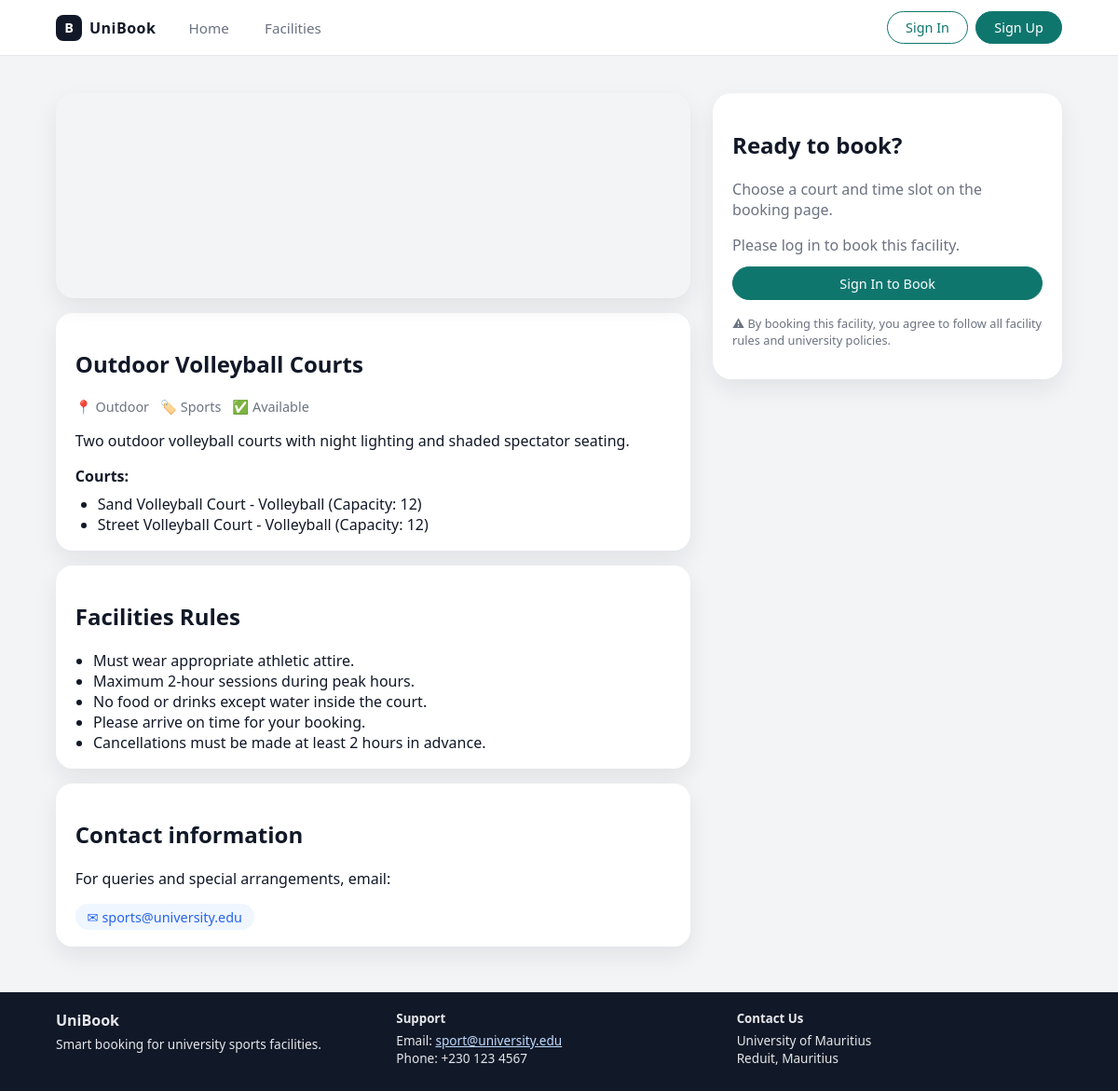
The page /facility/outdoor-volleyball-courts/ on the database its author committed.
### booking_sys/models.py (models this page shows, shortened)
class Facility(models.Model):
    FACILITY_TYPES = [
        ('sports', 'Sports'),
        ('recreation', 'Recreation'),
        ('academic', 'Academic'),
        ('other', 'Other'),
    ]
    FACILITY_STATUS = [
        ('available', 'Available'),
        ('maintenance', 'Under Maintenance'),
        ('closed', 'Closed'),
    ]
    facility_id = models.UUIDField(primary_key=True, default=uuid.uuid4, editable=False)
    facility_name = models.CharField(max_length=200)
    facility_type = models.CharField(max_length=20, choices=FACILITY_TYPES)
    location = models.CharField(max_length=300)
    description = models.TextField(blank=True)
    image_url = models.URLField(blank=True, null=True)
    facility_status = models.CharField(max_length=20, choices=FACILITY_STATUS, default='available')
    likes_count = models.PositiveIntegerField(default=0)

class Court(models.Model):
    COURT_STATUS = [
        ('available', 'Available'),
        ('maintenance', 'Under Maintenance'),
        ('closed', 'Closed'),
    ]
    court_id = models.UUIDField(primary_key=True, default=uuid.uuid4, editable=False)
    facility = models.ForeignKey(Facility, on_delete=models.CASCADE, related_name='courts')
    court_name = models.CharField(max_length=200)
    sport_type = models.CharField(max_length=100)
    capacity = models.PositiveIntegerField(validators=[MinValueValidator(1), MaxValueValidator(1000)])
    notes = models.TextField(blank=True, default="None")
    image_url = models.URLField(blank=True, null=True)
    court_status = models.CharField(max_length=20, choices=COURT_STATUS, default='available')

### booking_sys/views.py (the view)
# urls.py: path('facility/<slug:slug>/', views.facility_detail, name='facility_detail'),
@require_http_methods(["GET"])
def facility_detail(request, slug):
    facility = get_object_or_404(Facility, facility_name__icontains=slug.replace('-', ' '))
    courts = Court.objects.filter(facility=facility)
    return render(request, 'facility_details.html', {
        'facility': facility,
        'courts': courts,
    })

### booking_sys/templates/facility_details.html (shortened to what this page needs)
{% extends 'base.html' %}
{% block content %}
<section class="section facility-detail">
  <div class="facility-main">
    <div class="facility-hero-image large {% if not facility.image_url %}{{ facility.facility_type }}-bg{% endif %}">
    </div>
    <div class="facility-info-card">
      <h1>{{ facility.facility_name }}</h1>
      <div class="facility-info-meta">
        <span>📍 {{ facility.location }}</span>
        <span>🏷️ {{ facility.get_facility_type_display }}</span>
        <span>{% if facility.facility_status == 'available' %}✅ Available{% elif facility.facility_status == 'maintenance' %}⚠️ Under Maintenance{% else %}❌ Closed{% endif %}</span>
      </div>
      <p>{{ facility.description|default:"No description available." }}</p>
      {% if courts %}
        <div style="margin-top: 1rem;">
          <h3 style="font-size: 1rem; margin-bottom: 0.5rem;">Courts:</h3>
          <ul style="margin: 0; padding-left: 1.5rem;">
            {% for court in courts %}
              <li>{{ court.court_name }} - {{ court.sport_type }} (Capacity: {{ court.capacity }})</li>
            {% endfor %}
          </ul>
        </div>
      {% endif %}
    </div>
    <div class="facility-rules-card">
      <h2>Facilities Rules</h2>
      <ul>
        <li>Must wear appropriate athletic attire.</li>
        <li>Maximum 2-hour sessions during peak hours.</li>
        <li>No food or drinks except water inside the court.</li>
        <li>Please arrive on time for your booking.</li>
        <li>Cancellations must be made at least 2 hours in advance.</li>
      </ul>
    </div>
    <div class="facility-contact-card">
      <h2>Contact information</h2>
      <p>For queries and special arrangements, email:</p>
      <a href="mailto:sports@university.edu" class="contact-chip">
        ✉ sports@university.edu
      </a>
    </div>
  </div>
  <aside class="booking-sidebar">
    <div class="booking-card">
      <h2>Ready to book?</h2>
      <p style="color: var(--text-muted); margin-bottom: 1rem;">
        Choose a court and time slot on the booking page.
      </p>
      {% if facility.facility_status == 'available' %}
        {% if user.is_authenticated %}
          <a href="{% url 'booking_sys:facility_courts' facility.facility_name|slugify %}" class="btn btn-primary btn-block">
            View Courts &amp; Slots
          </a>
        {% else %}
          <p style="color: var(--text-muted); margin-bottom: 0.75rem;">Please log in to book this facility.</p>
          <a href="{% url 'booking_sys:login' %}?next={% url 'booking_sys:facility_courts' facility.facility_name|slugify %}" class="btn btn-primary btn-block">
            Sign In to Book
          </a>
        {% endif %}
      {% else %}
        <p style="color: var(--text-muted);">This facility is currently {{ facility.get_facility_status_display|lower }}.</p>
      {% endif %}
      <p class="booking-note" style="margin-top: 1rem;">
        ⚠ By booking this facility, you agree to follow all facility rules and university policies.
      </p>
    </div>
  </aside>
</section>
{% endblock %}

### booking_sys/static/css/mystyle.css (style rules this page uses)
:root { --bg: #f3f4f6; --surface: #ffffff; --border-subtle: #e5e7eb; --text-main: #111827; --text-muted: #6b7280; --primary: #0f766e; --primary-soft: #e0f2f1; --primary-dark: #064e3b; --accent: #2563eb; --danger: #dc2626; --warning: #f59e0b; --radius-card: 16px; --shadow-soft: 0 10px 25px rgba(15,23,42,0.08); --font-sans: system-ui, -apple-system, BlinkMacSystemFont, "Segoe UI", sans-serif; }
*, *::before, *::after { box-sizing: border-box; }
body { margin: 0; font-family: var(--font-sans); color: var(--text-main); background: var(--bg); }
.btn { display: inline-flex; align-items: center; justify-content: center; padding: 0.45rem 1.2rem; border-radius: 999px; font-size: 0.9rem; font-weight: 500; border: 1px solid transparent; cursor: pointer; text-decoration: none; white-space: nowrap; }
.btn-primary { background: var(--primary); color: #ffffff; border-color: var(--primary); }
.btn-block { width: 100%; }
.section { margin-bottom: 3rem; padding-top: 1rem; }
.facility-hero-image { position: relative; overflow: hidden; }
.facility-detail { display: grid; grid-template-columns: minmax(0, 2fr) minmax(300px, 1.1fr); gap: 1.5rem; }
.facility-main { display: flex; flex-direction: column; gap: 1rem; }
.facility-hero-image.large { height: 220px; border-radius: 20px; box-shadow: var(--shadow-soft); }
.facility-info-card, .facility-rules-card, .facility-contact-card { background: var(--surface); border-radius: 18px; padding: 1.1rem 1.3rem; box-shadow: var(--shadow-soft); }
.facility-info-meta { display: flex; flex-wrap: wrap; gap: 0.75rem; font-size: 0.9rem; color: var(--text-muted); }
.facility-rules-card ul { margin: 0.4rem 0 0; padding-left: 1.2rem; }
.contact-chip { display: inline-flex; align-items: center; padding: 0.3rem 0.8rem; border-radius: 999px; background: #eff6ff; color: var(--accent); text-decoration: none; font-size: 0.9rem; }
.booking-sidebar { position: relative; }
.booking-card { position: sticky; top: 80px; background: var(--surface); border-radius: 20px; padding: 1.2rem 1.3rem 1.3rem; box-shadow: var(--shadow-soft); }
.booking-note { margin-top: 0.9rem; font-size: 0.8rem; color: var(--text-muted); }

### rows shown on the page
Facility: facility_name "Outdoor Volleyball Courts", location "Outdoor", facility_type "Sports", description "Two outdoor volleyball courts with night lighting and shaded spectator seating."
Court: court_name "Sand Volleyball Court", sport_type "Volleyball", capacity "12"
Court: court_name "Street Volleyball Court", sport_type "Volleyball", capacity "12"
